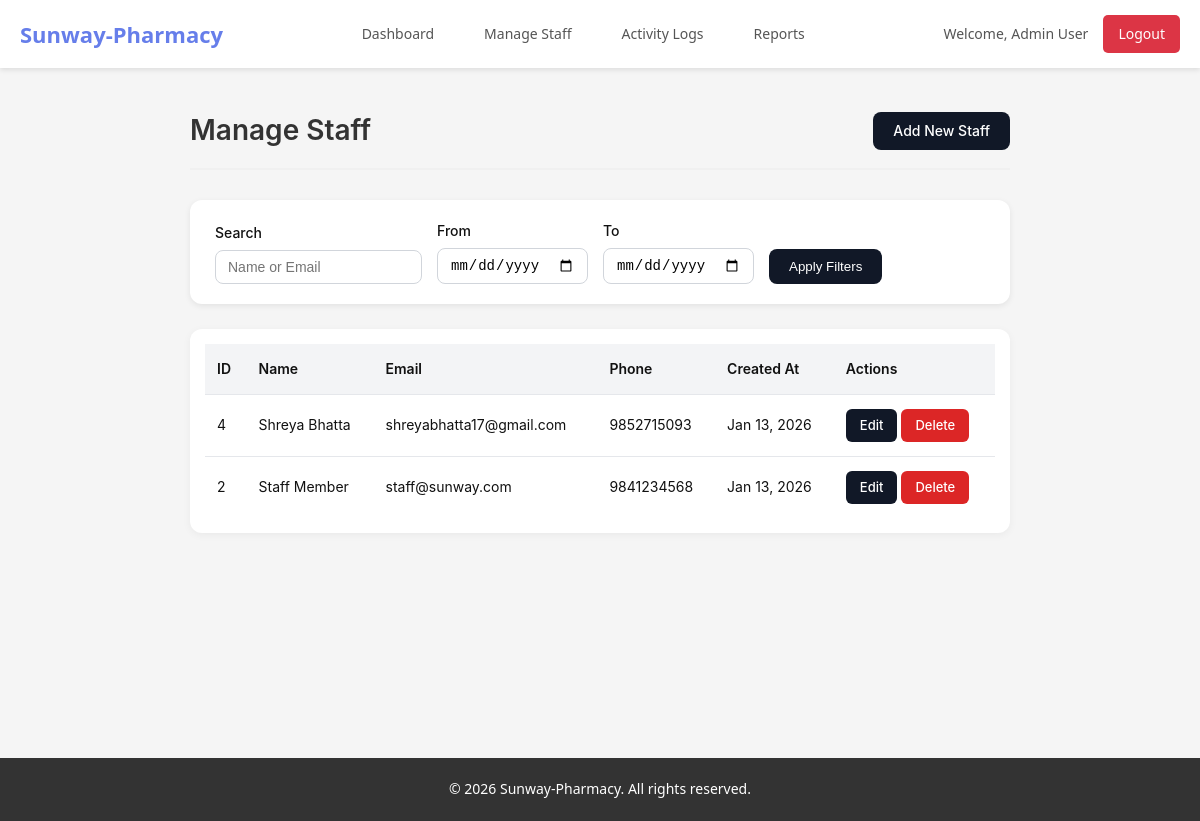
Page /admin/manage_staff.php (signed in) on the committed database.
### tables this page shows
CREATE TABLE `users` (
  `id` int(11) NOT NULL,
  `name` varchar(100) NOT NULL,
  `email` varchar(100) NOT NULL,
  `phone` varchar(20) DEFAULT NULL,
  `password` varchar(255) NOT NULL,
  `role` enum('admin','staff','patient') NOT NULL,
  `created_at` timestamp NOT NULL DEFAULT current_timestamp(),
  `updated_at` timestamp NOT NULL DEFAULT current_timestamp() ON UPDATE current_timestamp()
);

### includes/functions.php (called while the page is built, shortened)
<?php
function format_date($date) {
    return date('M d, Y', strtotime($date));
}
?>

### admin/manage_staff.php (the view, shortened to what this page needs)
<?php
include '../includes/header.php';
$search = $_GET['search'] ?? '';
$from_date = $_GET['from_date'] ?? '';
$to_date = $_GET['to_date'] ?? '';
$filter_sql = " WHERE role='staff' ";
$sql = "SELECT * FROM users $filter_sql ORDER BY created_at DESC";
$stmt = mysqli_prepare($conn, $sql);
mysqli_stmt_execute($stmt);
$staff_result = mysqli_stmt_get_result($stmt);
?>
<div class="staff-page">
    <div class="page-header">
        <h1>Manage Staff</h1>
        <a href="add_staff.php" class="btn btn-primary">Add New Staff</a>
    </div>
    <div class="filter-card">
        <form method="GET" class="filter-form">
            <div class="filter-item">
                <label for="search">Search</label>
                <input type="text" name="search" id="search" value="<?php echo htmlspecialchars($search); ?>" placeholder="Name or Email">
            </div>
            <div class="filter-item">
                <label for="from_date">From</label>
                <input type="date" name="from_date" id="from_date" value="<?php echo htmlspecialchars($from_date); ?>">
            </div>
            <div class="filter-item">
                <label for="to_date">To</label>
                <input type="date" name="to_date" id="to_date" value="<?php echo htmlspecialchars($to_date); ?>">
            </div>
            <div class="filter-button">
                <button type="submit">Apply Filters</button>
            </div>
        </form>
    </div>
    <?php if (mysqli_num_rows($staff_result) > 0): ?>
    <div class="table-card">
        <table class="data-table">
            <thead>
                <tr>
                    <th>ID</th>
                    <th>Name</th>
                    <th>Email</th>
                    <th>Phone</th>
                    <th>Created At</th>
                    <th>Actions</th>
                </tr>
            </thead>
            <tbody>
                <?php while ($staff = mysqli_fetch_assoc($staff_result)): ?>
                <tr>
                    <td><?php echo $staff['id']; ?></td>
                    <td><?php echo htmlspecialchars($staff['name']); ?></td>
                    <td><?php echo htmlspecialchars($staff['email']); ?></td>
                    <td><?php echo htmlspecialchars($staff['phone']); ?></td>
                    <td><?php echo format_date($staff['created_at']); ?></td>
                    <td>
                        <a href="edit_staff.php?id=<?php echo $staff['id']; ?>" class="btn btn-view">Edit</a>
                        <a href="delete_staff.php?id=<?php echo $staff['id']; ?>"
                           class="btn btn-danger"
                           onclick="return confirm('Are you sure you want to delete this staff member?')">Delete</a>
                    </td>
                </tr>
                <?php endwhile; ?>
            </tbody>
        </table>
    </div>
    <?php else: ?>
        <div class="empty-state">
            <p>No staff members found.</p>
        </div>
    <?php endif; ?>
</div>
<link rel="stylesheet" href="../assets/css/manage_staff.css">
<?php include '../includes/footer.php'; ?>

### assets/css/style.css (style rules this page uses)
* { margin: 0; padding: 0; box-sizing: border-box; }
body { font-family: 'Segoe UI', Tahoma, Geneva, Verdana, sans-serif; background-color: #f5f5f5; color: #333; line-height: 1.6; }
.btn { display: inline-block; padding: 10px 20px; border: none; border-radius: 5px; cursor: pointer; text-decoration: none; font-size: 14px; font-weight: 500; transition: all 0.3s; text-align: center; }
.btn-primary { background: #667eea; color: white; }
.btn-danger { background: #dc3545; color: white; }
.page-header { display: flex; justify-content: space-between; align-items: center; margin-bottom: 30px; padding-bottom: 15px; border-bottom: 2px solid #f0f0f0; }
.page-header h1 { color: #333; font-size: 28px; }
.data-table { width: 100%; border-collapse: collapse; background: white; }
.data-table thead { background: #667eea; color: white; }
.data-table th, .data-table td { padding: 12px; text-align: left; border-bottom: 1px solid #e0e0e0; }

### assets/css/manage_staff.css (style rules this page uses)
.staff-page { max-width: 1000px; margin: 40px auto; padding: 0 15px; font-family: 'Inter', sans-serif; color: #111; }
.page-header { display: flex; justify-content: space-between; align-items: center; margin-bottom: 25px; }
.page-header h1 { font-size: 28px; font-weight: 600; }
.btn-primary { padding: 8px 18px; background: #111827; color: #fff; border-radius: 6px; border: none; font-weight: 500; transition: 0.2s; text-decoration: none; }
.filter-card { background: #fff; padding: 20px 25px; border-radius: 12px; display: flex; flex-wrap: wrap; gap: 15px; align-items: flex-end; margin-bottom: 25px; box-shadow: 0 2px 6px rgba(0,0,0,0.08); }
.filter-form { display: flex; flex-wrap: wrap; gap: 15px; width: 100%; align-items: flex-end; }
.filter-item { display: flex; flex-direction: column; font-size: 14px; }
.filter-item label { margin-bottom: 5px; font-weight: 500; }
.filter-item input[type="text"], .filter-item input[type="date"] { padding: 8px 12px; border-radius: 8px; border: 1px solid #d1d5db; font-size: 14px; min-width: 150px; }
.filter-button { display: flex; flex-direction: column; justify-content: flex-end; }
.filter-button button { padding: 10px 20px; border-radius: 8px; border: none; background: #111827; color: #fff; font-weight: 500; cursor: pointer; transition: 0.2s; }
.table-card { background: #fff; border-radius: 12px; overflow-x: auto; padding: 15px; box-shadow: 0 2px 8px rgba(0,0,0,0.05); }
.data-table { width: 100%; border-collapse: collapse; }
.data-table th, .data-table td { padding: 14px 12px; text-align: left; border-bottom: 1px solid #e5e7eb; font-size: 14px; }
.data-table th { background: #f3f4f6; font-weight: 600; color: #111; }
.data-table tr:last-child td { border-bottom: none; }
.btn-view, .btn-danger { padding: 6px 14px; border-radius: 6px; text-decoration: none; font-size: 13px; transition: 0.2s; }
.btn-view { background: #111827; color: #fff; }
.btn-danger { background: #dc2626; color: #fff; }
.btn-primary { background: #111827; color: #fff; border: none; }
.staff-page { max-width: 850px; margin: 40px auto; padding: 0 15px; font-family: 'Inter', sans-serif; color: #111; }
.page-header { display: flex; justify-content: space-between; align-items: center; margin-bottom: 30px; }
.page-header .btn { padding: 8px 20px; font-size: 14px; border-radius: 8px; }

### rows in the picture
users: id "4", name "Shreya Bhatta", email "shreyabhatta17@gmail.com", phone "9852715093", created_at "Jan 13, 2026"
users: id "2", name "Staff Member", email "staff@sunway.com", phone "9841234568", created_at "Jan 13, 2026"

### other values in the picture
SITE_NAME "Sunway-Pharmacy"
$_SESSION['name'] "Admin User"
